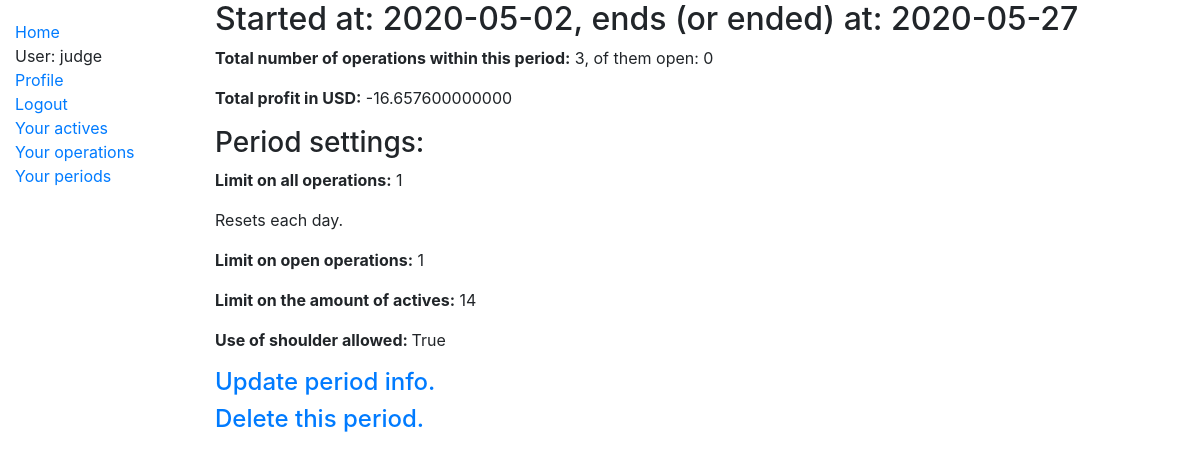
Page /period/10/ (signed in) on the committed database.
### trader_journal/models.py (models this page shows, shortened)
class Period(models.Model):
    user_id = models.ForeignKey(User, on_delete=models.CASCADE)
    date_start = models.DateField(default=timezone.now)
    date_end = models.DateField()
    max_acts = models.PositiveSmallIntegerField()
    DAY = "D"
    WEEK = "W"
    MONTH = "M"
    window_choices = [(DAY,'Day'),(WEEK,'Week'),(MONTH,'Month')]
    acts_window = models.CharField(max_length=1,choices=window_choices,default=DAY)
    max_freq = models.PositiveSmallIntegerField()
    max_simultaneous = models.PositiveSmallIntegerField()
    use_shoulder = models.BooleanField(default=True)
    def get_num_ops(self):
        return Operation.objects.filter(user_id=self.user_id,datetime__gte=self.date_start,datetime__lte=self.date_end).count()
    def get_num_ops_open(self):
        return Operation.objects.filter(user_id=self.user_id,datetime__gte=self.date_start,datetime__lte=self.date_end,is_open=True).count()
    def get_total_profit(self):
        profit = 0
        ops = Operation.objects.filter(user_id=self.user_id,datetime__gte=self.date_start,datetime__lte=self.date_end).all()
        for op in ops:
            profit+=op.get_profit()
        return profit
    def limit_exceeded(self):
        ops = Operation.objects.filter(user_id=self.user_id,datetime__gte=self.date_start,datetime__lte=self.date_end).all()
        for op in ops:
            if self.acts_window=='D' and ops.filter(datetime__day=op.datetime.day).count()>self.max_freq:
                return True
            elif self.acts_window=='W' and ops.filter(datetime__week=op.datetime.week).count()>self.max_freq:
                return True
            elif self.acts_window=='M' and ops.filter(datetime__month=op.datetime.month).count()>self.max_freq:
                return True
        if self.get_num_ops_open()>self.max_simultaneous:
            return True
        if self.date_end>=date.today() and self.date_start<=date.today():
            if Active.objects.filter(user_id=self.user_id).count()>self.max_acts:
                return True
        return False
    def __str__(self):
        return f'Started at: {str(self.date_start)}, ends (or ended) at: {str(self.date_end)}'

class Operation(models.Model):
    user_id = models.ForeignKey(User, on_delete=models.CASCADE)
    datetime = models.DateTimeField(default=timezone.now,verbose_name='Date and time at which the operation was closed',null=True)
    currency_bought = models.CharField(max_length=20)
    currency_sold = models.CharField(max_length=20)
    exchange_name = models.CharField(max_length=30)
    amount_bought = models.DecimalField(max_digits=16,decimal_places=8)
    amount_sold = models.DecimalField(max_digits=16,decimal_places=8)
    commission_percentage = models.DecimalField(max_digits=5,decimal_places=3)
    eventual_rate = models.DecimalField(max_digits=9,decimal_places=4,default=None,null=True)
    is_maker = models.BooleanField()
    is_open = models.BooleanField()
    def buy_rate(self):
        return self.amount_sold/self.amount_bought
    def get_profit(self):
        if self.eventual_rate is None:
            return 0
        return (self.eventual_rate-self.buy_rate())*self.amount_bought

### trader_journal/views.py (the view)
# urls.py: path('period/<int:pk>/', views.PeriodDetailView.as_view(), name='period_detail'),
class PeriodDetailView(UserDetailView):
    model = models.Period

### trader_journal/views.py (called while the page is built)
    def get_object(self, queryset=None):
        obj = super(UserDetailView,self).get_object()
        if not obj.user_id.id==self.request.user.id:
            raise Http404
        else:
            return obj

### trader_journal/templates/trader_journal/period_detail.html (shortened to what this page needs)
{% extends "base_generic.html" %}
{% block content %}
  <h2>{{ period }}</h2>
  <p><strong>Total number of operations within this period:</strong> {{ period.get_num_ops }}, of them open: {{period.get_num_ops_open}} </a></p>
  <p><strong>Total profit in USD:</strong> {{ period.get_total_profit }}</p>
  <h3>Period settings:</h3>
  <p><strong>Limit on all operations:</strong> {{ period.max_freq }}</p>
  {% if period.acts_window == "D" %}
  <p>Resets each day.</p>
  {% elif period.acts_window == "W" %}
  <p>Resets each week.</p>
  {% else %}
  <p>Resets each month.</p>
  {% endif %}
  <p><strong>Limit on open operations:</strong> {{ period.max_simultaneous }}</p>
  <p><strong>Limit on the amount of actives:</strong> {{ period.max_acts }}</p>
  <p><strong>Use of shoulder allowed: </strong> {{ period.use_shoulder }}</p>
  <a href='{% url 'trader_journal:period_update' period.pk %}'><h4>Update period info.</h4></a>
  <a href='{% url 'trader_journal:period_delete' period.pk %}'><h4>Delete this period.</h4></a>
{% endblock %}

### trader_journal/templates/base_generic.html (shortened to what this page needs)
<!DOCTYPE html>
<html lang="en">
<head>
  <link rel="stylesheet" href="https://stackpath.bootstrapcdn.com/bootstrap/4.4.1/css/bootstrap.min.css">
  {% load static %}
  <link rel="stylesheet" href="{% static 'css/styles.css' %}">
</head>
<body>
  <div class="container-fluid">
    <div class="row">
      <div class="col-sm-2">
      {% block sidebar %}
        <ul class="sidebar-nav">
          <li><a href="{% url 'trader_journal:index' %}">Home</a></li>
          {% if user.is_authenticated %}
          <li>User: {{ user.get_username }}</li>
          <li><a href="{% url 'trader_journal:profile' %}?next={{request.path}}">Profile</a></li>
          <li><a href="{% url 'trader_journal:logout' %}?next={{request.path}}">Logout</a></li>
          <li><a href="{% url 'trader_journal:actives' %}">Your actives</a></li>
          <li><a href="{% url 'trader_journal:operations' %}">Your operations</a></li>
          <li><a href="{% url 'trader_journal:periods' %}">Your periods</a></li>
          {% else %}
          <li><a href="{% url 'trader_journal:login' %}?next={{request.path}}">Login</a></li>
          <li><a href="{% url 'trader_journal:register' %}?next={{request.path}}">Register</a></li>
          {% endif %}
        </ul>
     {% endblock %}
      </div>
      <div class="col-sm-10 ">{% block content %}{% endblock %}</div>
    </div>
  </div>
</body>
</html>

### trader_journal/static/css/styles.css (style rules this page uses)
.sidebar-nav { margin-top: 20px; padding: 0; list-style: none; }

### rows in the picture
Period: date_start+date_end "Started at: 2020-05-02, ends (or ended) at: 2020-05-27", get_num_ops "3", get_num_ops_open "0", get_total_profit "-16.657600000000", max_freq "1", max_simultaneous "1", max_acts "14", use_shoulder "True"

### other values in the picture
{{ user.get_username }} "judge"
